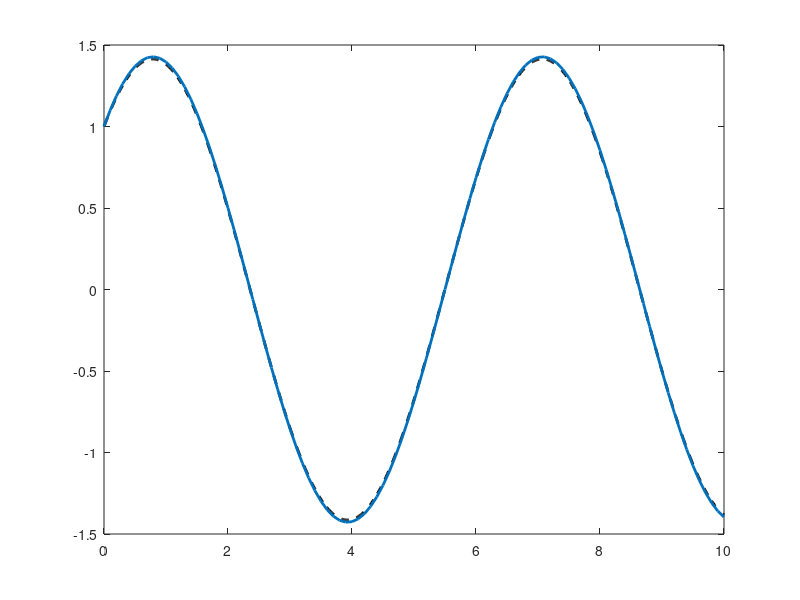

Source code (MATLAB): (Note: this script raises an error after producing the figure.)
clc
clear
close all

% Code for HW 5, ECE 530, Fall 2023.

% Consider the ODE \dot{x} = f(t, x), starting from x0.
% Define the function f.
L = -5;
f = @(t, x) (L*x + (1-L) * cos(t) - (1 + L) * sin(t));

% Define the derivative of 'f' with respect to 'x'.
deriv_f = @(t,x) (L);
f_prime = deriv_f;

% Initial point
x0 = 1;

% Time horizon
T = 10;

hs = [0.1, 0.15, 0.30, 0.45];

for i=1:numel(hs)
  % Step-size
  h = hs(i);

  % Number of iterations
  N = floor(T/h);
  times = (0:h:N*h)';

  % Create a vector of results in x. Notice that our implementation is 
  % such that x(1) = x_0, x(2) = x_1, x(3) = x_2, etc.
  x = zeros(1 + N, 1);
  x(1) = x0;

  figure()
  %----------------------
  % Analytical Solution of ODE
  %----------------------
  disp("=======================================================================")
  disp(strcat("h=", num2str(h)))
  disp('Processing analytical solution.')

  % Define the analytical solution.
  solution_ODE = @(t) (cos(t) + sin(t));

  % Plot the analytical solution.
  times_cont = (0:0.01:T)';
  plot(times_cont, solution_ODE(times_cont), 'k--', 'Linewidth', 2)
  hold on


  %------------
  % Forward Euler method.
  %------------

  disp('Processing forward Euler method.')

  % Implement the method.
  for n = 1:N
      x(n+1) = x(n) + h * f((n-1) * h, x(n));
  end

  % Plot the outcome.
  plot(times, x, 'Linewidth', 2)
  hold on

  % Compute the average error.
  display(strcat(...
      'Mean error = ', ...
      num2str(mean(abs(x - solution_ODE(times))))...
  ))
      

  %------------
  % Backward Euler method.
  %------------

  disp('Processing backward Euler method.')

  y = x(1);
  for n = 1:N
      
      % Define F(y) such that F(y)=0 is equivalent to solving
      % the implicit equation that arises in each iteration of
      % backward Euler method. Implement a Newton-Raphson method
      % to compute x(n+1). Start the NR iteratiion from the explicit 
      % Euler solution. Iterate till | F(y) | > 10^{-5}
      
      % Insert your code here to approximately solve F(y) = 0.
      F = @(ynp1) ynp1-y-h*f(h*(n+1), ynp1);
      F_prime = @(ynp1) 1-h*f_prime(h*(n+1), ynp1);
      y = newton_raphson(y, F, F_prime, 1e-5, 1000);
      x(n+1) = y;
  end


  % Plot the outcome.
  plot(times, x, 'Linewidth', 2)
  hold on

  % Compute the average error.
  display(strcat(...
      'Mean error = ', ...
      num2str(mean(abs(x - solution_ODE(times))))...
  ))
     

  %------------
  % Trapezoidal method.
  %------------

  disp('Processing trapezoidal method.')
  y = x(1);
  for n = 1:N
      
      % Define F(y) such that F(y)=0 is equivalent to solving
      % the implicit equation that arises in each iteration of
      % the trapezoidal method. Implement a Newton-Raphson method
      % to compute x(n+1). Start the NR iteratiion from the explicit 
      % Euler solution. Iterate till | F(y) | > 10^{-5}
      
      % Insert your code here to approximately solve F(y) = 0.
      F = @(ynp1) ynp1-y-(h/2)*(f(h*n, y)+f(h*(n+1), ynp1));
      F_prime = @(ynp1) 1-0.5*h*f_prime(h*(n+1), ynp1);
      y = newton_raphson(y, F, F_prime, 1e-5, 1000);
      x(n+1) = y;
      
  end

  % Plot the outcome.
  plot(times, x, 'Linewidth', 2)
  xlabel("t")
  ylabel("x")
  title(strcat("Comparison of several integration schemes, h=", num2str(h)))
  hold on

  % Compute the average error.
  display(strcat(...
      'Mean error = ', ...
      num2str(mean(abs(x - solution_ODE(times))))...
  ))
     
  %------------
  % Add legends, grid to the plot.
  %------------

  legend({'Analytical', 'Forward Euler', 'Backward Euler', 'Trapezoidal'}, 'FontSize',14)
  grid on
  hold off
  print(strcat("integration_", num2str(h), '.eps'), '-deps', '-color')
endfor